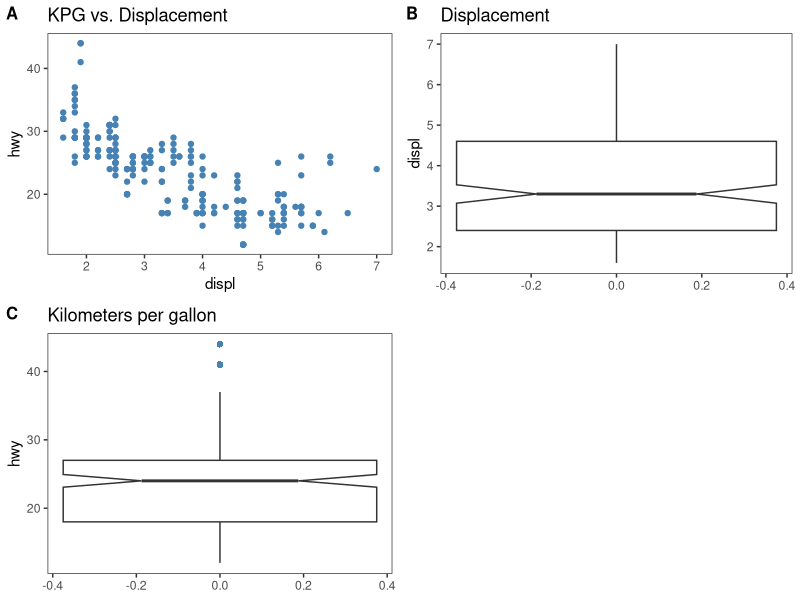
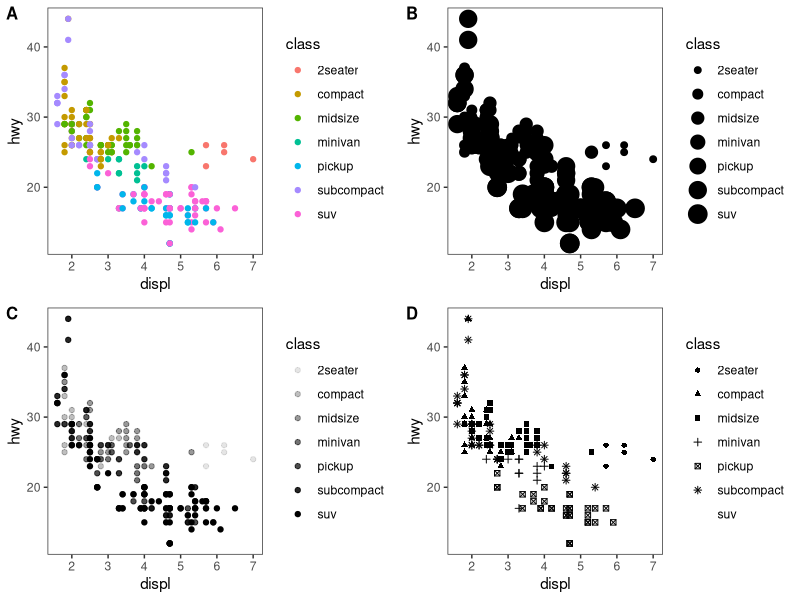
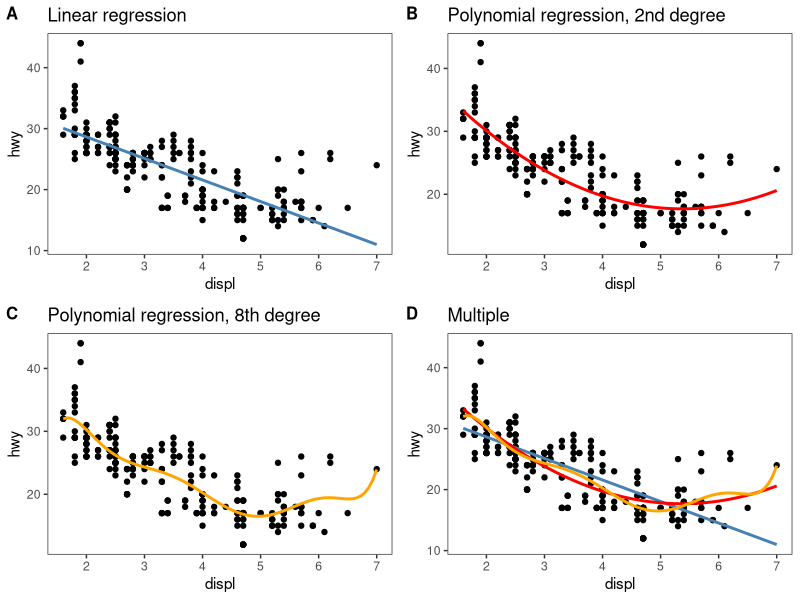

Source code (R) for these figures, in order:
library('ggplot2')
library('cowplot')

ggplot2::mpg

theme_set(theme_bw() + 
            theme(panel.grid.major = element_blank(), 
                  panel.grid.minor = element_blank()))

p1 <- ggplot(data = mpg) + 
  geom_point(mapping = aes(x = displ, y = hwy), colour="steelblue") +
  ggtitle("KPG vs. Displacement") 

p2 <- ggplot(data = mpg) + 
  geom_boxplot(outlier.colour="black", 
               outlier.shape=16, outlier.size=2, 
               notch=T, aes(y = displ)) +
  ggtitle("Displacement")

p3 <- ggplot(data = mpg) + 
  geom_boxplot(outlier.colour="steelblue", 
               outlier.shape=16, outlier.size=2, 
               notch=T, aes(y = hwy,)) +
  ggtitle("Kilometers per gallon")

plot_grid(p1, p2, p3, labels = c('A', 'B', 'C'), label_size = 12)



p1 <- ggplot(data = mpg) + 
  geom_point(mapping = aes(x = displ, y = hwy, color = class))

p2 <- ggplot(data = mpg) + 
  geom_point(mapping = aes(x = displ, y = hwy, size = class))

p3 <- ggplot(data = mpg) + 
  geom_point(mapping = aes(x = displ, y = hwy, alpha = class))

p4 <- ggplot(data = mpg) + 
  geom_point(mapping = aes(x = displ, y = hwy, shape = class))

plot_grid(p1, p2, p3, p4, labels = c('A', 'B', 'C', 'D'), label_size = 12)



p1 <- ggplot(data = mpg, aes(x = displ, y = hwy)) + 
  geom_point() +
  geom_smooth(method = "lm", se = FALSE, color = "steelblue") +
  ggtitle("Linear regression")

p2 <- ggplot(data = mpg, aes(x = displ, y = hwy)) + 
  geom_point() +
  stat_smooth(method="lm", se=TRUE, fill=NA,
              formula=y ~ poly(x, 2, raw=FALSE),colour="red") +
  ggtitle("Polynomial regression, 2nd degree")

p3 <- ggplot(data = mpg, aes(x = displ, y = hwy)) + 
  geom_point() +
  stat_smooth(method="lm", se=TRUE, fill=NA,
              formula=y ~ poly(x, 8, raw=FALSE),colour="orange") +
  ggtitle("Polynomial regression, 8th degree")

p4 <- ggplot(data = mpg, aes(x = displ, y = hwy)) + 
  geom_point() +
  geom_smooth(method = "lm", se = FALSE, color = "steelblue") +
  stat_smooth(method="lm", se=TRUE, fill=NA,
              formula=y ~ poly(x, 2, raw=FALSE),colour="red") + 
  stat_smooth(method="lm", se=TRUE, fill=NA,
              formula=y ~ poly(x, 8, raw=FALSE),colour="orange") +
  ggtitle("Multiple")


plot_grid(p1, p2, p3, p4, labels = c('A', 'B', 'C', 'D'), label_size = 12)
